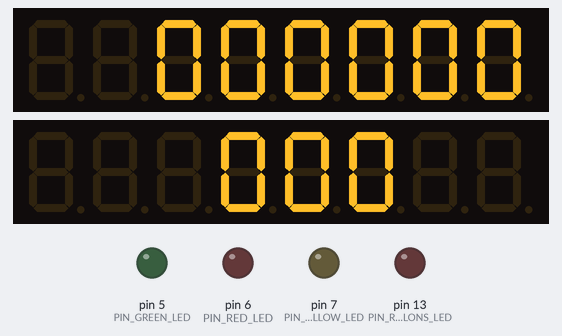
Simulated run of this sketch. Board: Arduino Uno, built with avr-gcc and run on an emulated ATmega328P. Parts: 2 × 8-digit seven-segment display, output pins drawn as LEDs (lit = HIGH).

Above: at 0.16 s.
At 4.18 s:
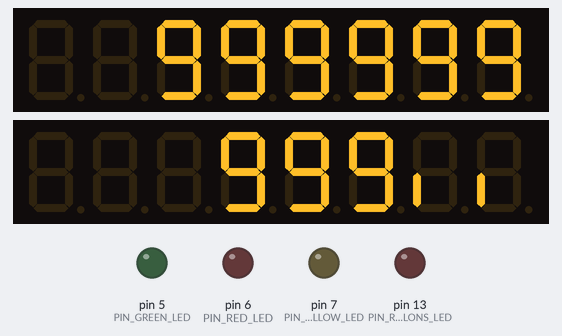
At 8.82 s:
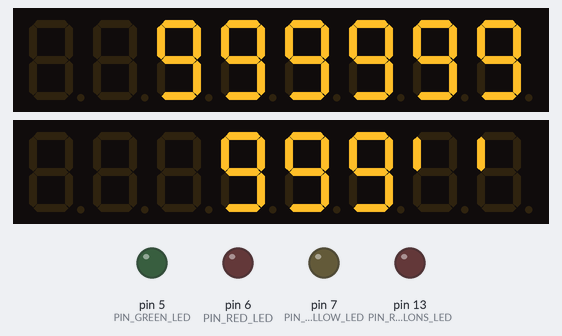
At 19.66 s:
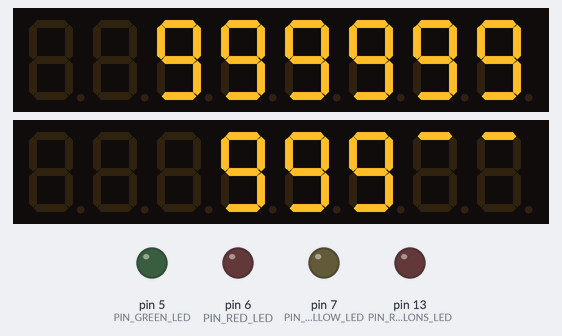
At 29.04 s:
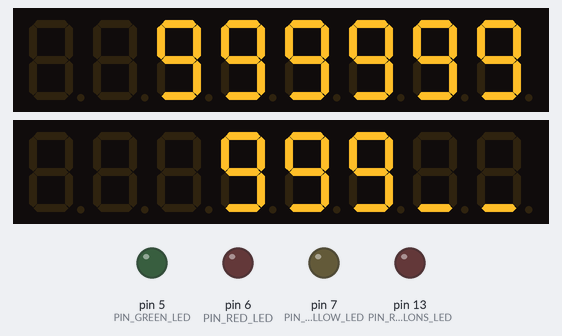
At 38.42 s:
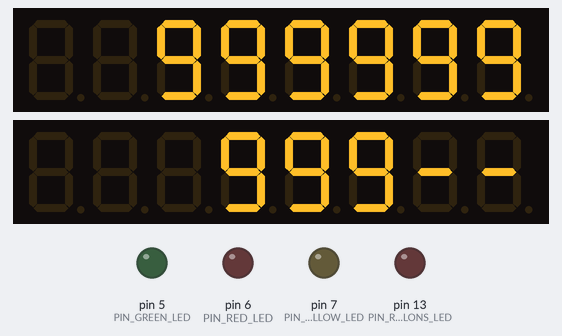
Timing chart, 0 to 40.0 s (numbered marks = the images above):
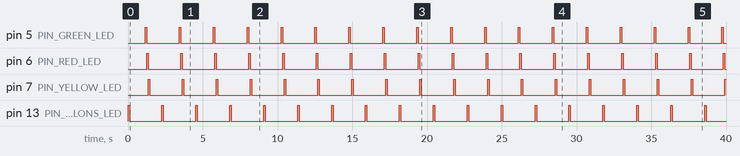

The sketch:

01_test_components.ino
```cpp
#include "LedControl.h"

//MAX7219 configuration
#define PIN_MAX72_DATA_IN 12
#define PIN_MAX72_CLK 11
#define PIN_MAX72_LOAD 10
#define MAX72_NB_DEVICES 2

LedControl lc = LedControl(PIN_MAX72_DATA_IN,PIN_MAX72_CLK,PIN_MAX72_LOAD,MAX72_NB_DEVICES);

//Yellow led (TAU)
#define PIN_YELLOW_LED 7

//Red led (DELTA)
#define PIN_RED_LED 6

//Green led (ZETA)
#define PIN_GREEN_LED 5

//Red led (Between HH, MM, SS)
#define PIN_RED_COLONS_LED 13

//Global led configuration
#define DEFAULT_INTENSITY_LED 8

//Debug configuration
#define DEFAULT_DELAY_MS 100

void setup() {
    pinMode(PIN_GREEN_LED, OUTPUT);
    pinMode(PIN_RED_LED, OUTPUT);
    pinMode(PIN_YELLOW_LED, OUTPUT);
    pinMode(PIN_RED_COLONS_LED, OUTPUT);

    int devices = lc.getDeviceCount();
    for(int address = 0; address < devices; address++) {
        lc.shutdown(address,false);
        lc.clearDisplay(address);
        lc.setIntensity(address,DEFAULT_INTENSITY_LED);
        lc.setScanLimit(address, 6);
    }
}

void loop() {
    //Blink red colons
    digitalWrite(PIN_RED_COLONS_LED, HIGH);
    delay(DEFAULT_DELAY_MS);
    digitalWrite(PIN_RED_COLONS_LED, LOW);

   //Display digits on 7 segment displays
   for (int i = 0; i <= 9; i++) {
      //7 segment displays HH:MM:SS
      lc.setChar(0,0,i,false);
      lc.setChar(0,1,i,false);
      lc.setChar(0,2,i,false);
      lc.setChar(0,3,i,false);
      lc.setChar(0,4,i,false);
      lc.setChar(0,5,i,false);
      //7 segment displays days
      lc.setChar(1,2,i,false);
      lc.setChar(1,3,i,false);
      lc.setChar(1,4,i,false);
      delay(DEFAULT_DELAY_MS);
    }

    //Blink green led
    digitalWrite(PIN_GREEN_LED, HIGH);
    delay(DEFAULT_DELAY_MS);
    digitalWrite(PIN_GREEN_LED, LOW);

    //Blink red led
    digitalWrite(PIN_RED_LED, HIGH);
    delay(DEFAULT_DELAY_MS);
    digitalWrite(PIN_RED_LED, LOW);

    //Blink yellow led
    digitalWrite(PIN_YELLOW_LED, HIGH);
    delay(DEFAULT_DELAY_MS);
    digitalWrite(PIN_YELLOW_LED, LOW);

    //Bar graphs
    //A
    lc.setRow(1,0,B01000000);
    lc.setRow(1,1,B01000000);
    delay(DEFAULT_DELAY_MS);
    //B
    lc.setRow(1,0,B00100000);
    lc.setRow(1,1,B00100000);
    delay(DEFAULT_DELAY_MS);
    //C
    lc.setRow(1,0,B00010000);
    lc.setRow(1,1,B00010000);
    delay(DEFAULT_DELAY_MS);
    //D
    lc.setRow(1,0,B00001000);
    lc.setRow(1,1,B00001000);
    delay(DEFAULT_DELAY_MS);
    //E
    lc.setRow(1,0,B00000100);
    lc.setRow(1,1,B00000100);
    delay(DEFAULT_DELAY_MS);
    //F
    lc.setRow(1,0,B00000010);
    lc.setRow(1,1,B00000010);
    delay(DEFAULT_DELAY_MS);
    //G
    lc.setRow(1,0,B00000001);
    lc.setRow(1,1,B00000001);
    delay(DEFAULT_DELAY_MS);
    //DP
    lc.setRow(1,0,B10000000);
    lc.setRow(1,1,B10000000);
    delay(DEFAULT_DELAY_MS);
}
```

Measured:
- by itself, pin 5 (PIN_GREEN_LED), pin 6 (PIN_RED_LED), pin 7 (PIN_YELLOW_LED), pin 13 (PIN_RED_COLONS_LED): alternates HIGH for 0.10 s and LOW for 2.2 s
